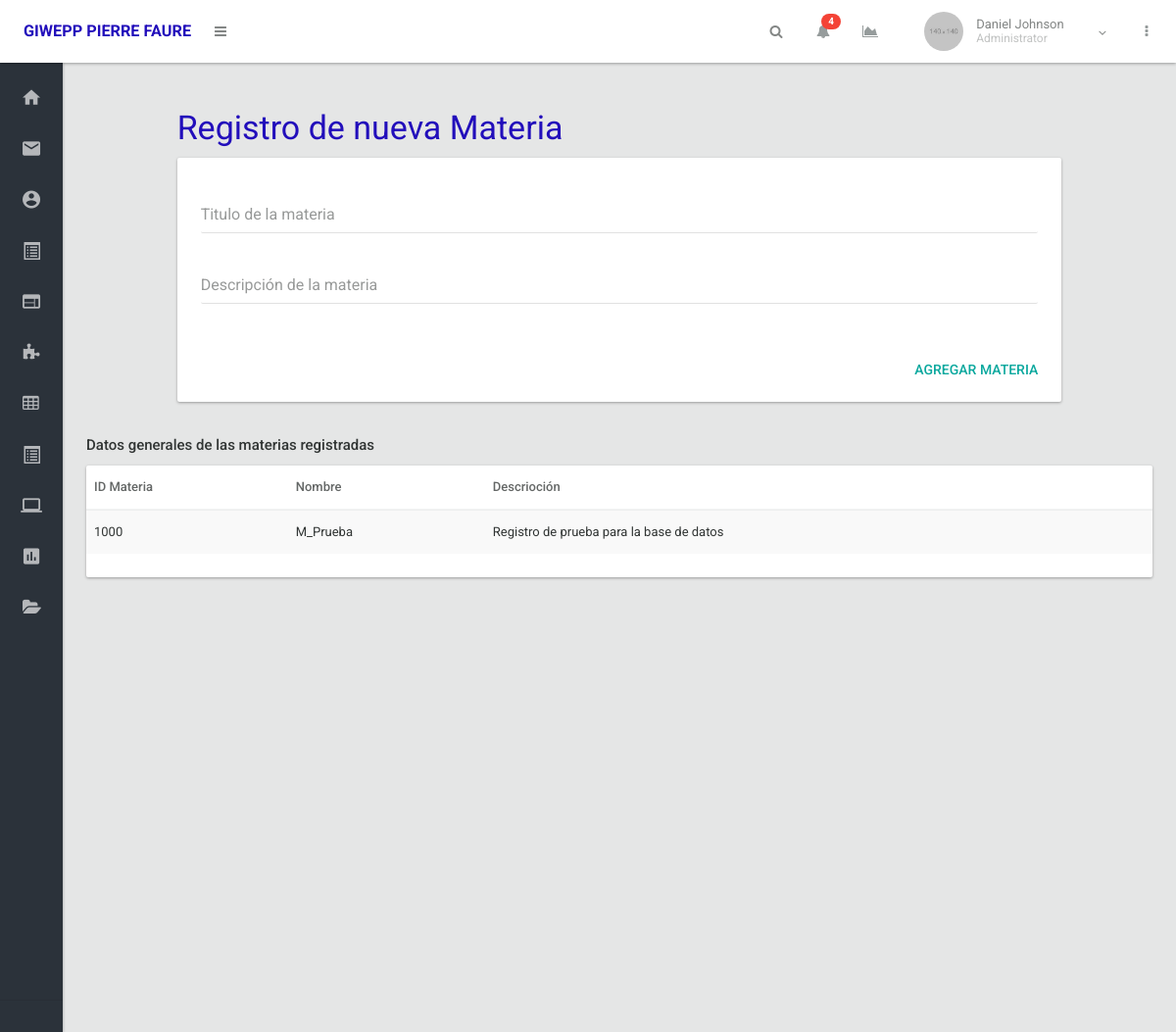
Screenshot of /org.giwepp_pf.vista/vistaMateria.php with the database file from the repository.
### tables this page shows
CREATE TABLE materias
(
	id_materia INT PRIMARY KEY AUTO_INCREMENT,
	ma_nombre CHAR(26) NOT NULL,
	ma_descri CHAR(160) NOT NULL
);

### org.giwepp_pf.bd/conexion.php (called while the page is built, shortened)
<?php
class conex {
    public $host = DB_HOST;
    public $port = DB_PORT;
    public $database = DB_NAME;
    public function _construct() {
        try {
            $dsn = "mysql:host=$this->host;port=$this->port;dbname=$this->database";
            $this->_db = new PDO($dsn, DB_USER, DB_PASS);
        } catch (PDOException $e) {
            echo "Hubo un error: " . $e->getMessage();
            die();
        }
    }
}
?>

### org.giwepp_pf.bd/bdMateria.php (called while the page is built, shortened)
<?php
require_once 'conexion.php';
class bdMateria extends conex {
     public function seleccionarTodoMaterias() {
        $statement = $this->_db->prepare('SELECT materias.id_materia, materias.ma_nombre, materias.ma_descri FROM materias');
        $statement->execute();
        $result = $statement->fetchAll();
        return $result;
    }
}
?>

### org.giwepp_pf.vista/vistaMateria.php (the view, shortened to what this page needs)
<?php
require_once '../org.giwepp_pf.bd/bdMateria.php';
$materias = new bdMateria();
$todoMaterias = $materias->seleccionarTodoMaterias();
?>
<!DOCTYPE html>
<html lang="en">
    <head>
        <link type="text/css" rel="stylesheet" href="../libs/assets/css/theme-default/bootstrap.css?1422792965" />
        <link type="text/css" rel="stylesheet" href="../libs/assets/css/theme-default/materialadmin.css?1425466319" />
        <link type="text/css" rel="stylesheet" href="../libs/assets/css/theme-default/font-awesome.min.css?1422529194" />
        <link type="text/css" rel="stylesheet" href="../libs/assets/css/theme-default/material-design-iconic-font.min.css?1421434286" />
        <link type="text/css" rel="stylesheet" href="../libs/assets/css/theme-default/libs/DataTables/jquery.dataTables.css?1423553989" />
        <link type="text/css" rel="stylesheet" href="../libs/assets/css/theme-default/libs/DataTables/extensions/dataTables.colVis.css?1423553990" />
        <link type="text/css" rel="stylesheet" href="../libs/assets/css/theme-default/libs/DataTables/extensions/dataTables.tableTools.css?1423553990" />
        <link type="text/css" rel="stylesheet" href="../libs/assets/css/theme-default/libs/bootstrap-datepicker/datepicker3.css" />
        <link href="" rel="stylesheet" type="text/css"/>
    </head>
    <body class="menubar-hoverable header-fixed ">
        <div id="base">
            <div id="content">
                <section>
                    <div class="section-body contain-lg">
                        <div class="row">
                            <div class="col-lg-offset-1 col-md-8">
                                <h1 class="text-primary">Registro de nueva Materia</h1>
                            </div>
                            <div class="col-lg-offset-1 col-md-10">
                                <form class="form form-validate floating-label" novalidate="novalidate" action="../org.giwepp_pf.controlador/agregarMateria.php" method="POST">
                                    <div class="card">
                                        <div class="card-body">
                                            <div class="form-group">
                                                <input type="text" class="form-control" id="txtMateria" name="txtMateria" required data-rule-minlength="2">
                                                <label for="txtMateria">Titulo de la materia</label>
                                            </div>
                                            <div class="form-group">
                                                <input type="text" class="form-control" id="txtDescripcionMateria" name="txtDescripcionMateria" required data-rule-minlength="2">
                                                <label for="txtDescripcionMateria">Descripción de la materia</label>
                                            </div>
                                        </div>
                                        <div class="card-actionbar">
                                            <div class="card-actionbar-row">
                                                <button type="submit" class="btn btn-flat btn-primary ink-reaction">Agregar Materia</button>
                                            </div>
                                        </div>
                                    </div>
                                </form>
                            </div>
                        </div>
               <div class="row">
                            <div class="col-md-12">
                                <h4>Datos generales de las materias registradas</h4>
                            </div>
                            <div class="col-lg-12">
                                <div class="card">
                                    <div class="table-responsive">
                                        <table id="datatable1" class="table table-striped table-hover">
                                            <thead>
                                                <tr>
                                                    <th class="sort-numeric">ID Materia</th>
                                                    <th class="sort-alpha">Nombre</th>
                                                    <th>Descrioción</th>
                                                </tr>
                                            </thead>
                                            <tbody>
                                                <?php foreach ($todoMaterias as $row): ?>
                                                    <tr>
                                                        <td><?php echo $row['id_materia']; ?></td>
                                                        <td><?php echo $row['ma_nombre']; ?></td>
                                                        <td><?php echo $row['ma_descri']; ?></td>
                                                    </tr>
                                                <?php endforeach ?>
                                            </tbody>
                                        </table>
                                    </div>
                                </div>
                            </div>
                        </div>
                    </div>
                </section>
            </div>
                    </div>
    </body>
</html>

### rows the page displays
materias: id_materia "1000", ma_nombre "M_Prueba", ma_descri "Registro de prueba para la base de datos"
